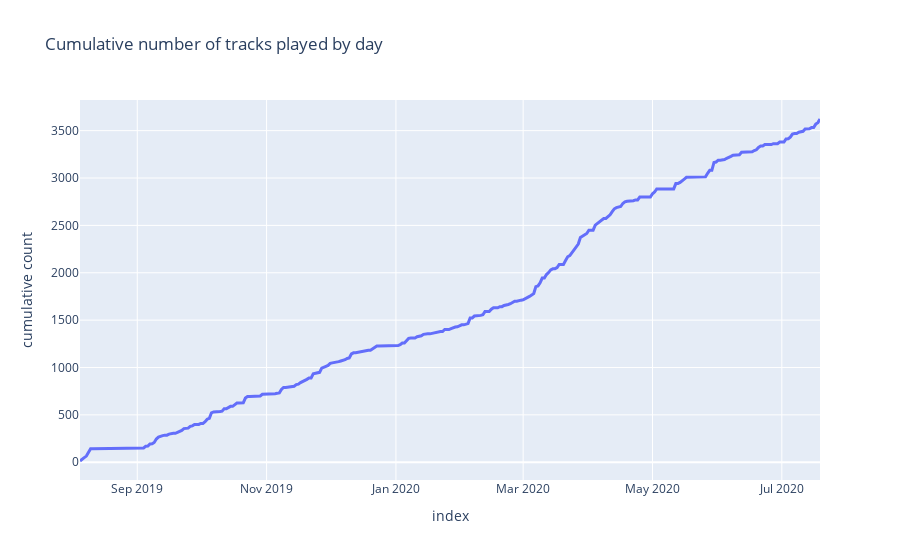

The code cell stored with this chart in its notebook:
### Markdown cell above
It can be seen also looking at the previous plot, but with a cumulative visualization it is much clearer that exactly during the first lockdown in Italy (March-May) the slope of the curve increases, meaning that I was listening much more music during that period (even if it looks like it was reaching a plateau, perhaps I was saturated), and roughly going back to the "usual" slope after the lockdown ended.

### Code cell
fig = px.line(
    daily_count.cumsum(), 
    labels={'played_at':'date', 'value':'cumulative count'}, 
    hover_data={'variable': False, 'value': False}, 
    hover_name='value', 
    title='Cumulative number of tracks played by day'
)
fig.update_traces(line=dict(width=3))
fig.update_layout(showlegend=False)

### Figure 1 — Plotly figure (JSON) as saved in the notebook; plotly's stock layout.template omitted (floating-point values rounded to 4 significant figures; data arrays with more than 128 entries replaced by an {"elided": "..."} marker saying what was removed)
{"data": [{"customdata": {"elided": "350x2 mixed values"}, "hovertemplate": "<b>%{hovertext}</b><br><br>index=%{x}<extra></extra>", "hovertext": {"elided": "350 int values"}, "legendgroup": "daily count", "line": {"color": "#636efa", "dash": "solid", "width": 3}, "mode": "lines", "name": "daily count", "orientation": "v", "showlegend": true, "type": "scatter", "x": {"elided": "350 str values"}, "xaxis": "x", "y": {"elided": "350 int values"}, "yaxis": "y"}], "layout": {"autosize": true, "legend": {"title": {"text": "variable"}, "tracegroupgap": 0}, "showlegend": false, "title": {"text": "Cumulative number of tracks played by day"}, "xaxis": {"anchor": "y", "autorange": true, "domain": [0, 1], "range": ["2019-08-05", "2020-07-19"], "title": {"text": "index"}, "type": "date"}, "yaxis": {"anchor": "x", "autorange": true, "domain": [0, 1], "range": [-187.6, 3824.0], "title": {"text": "cumulative count"}, "type": "linear"}}}
